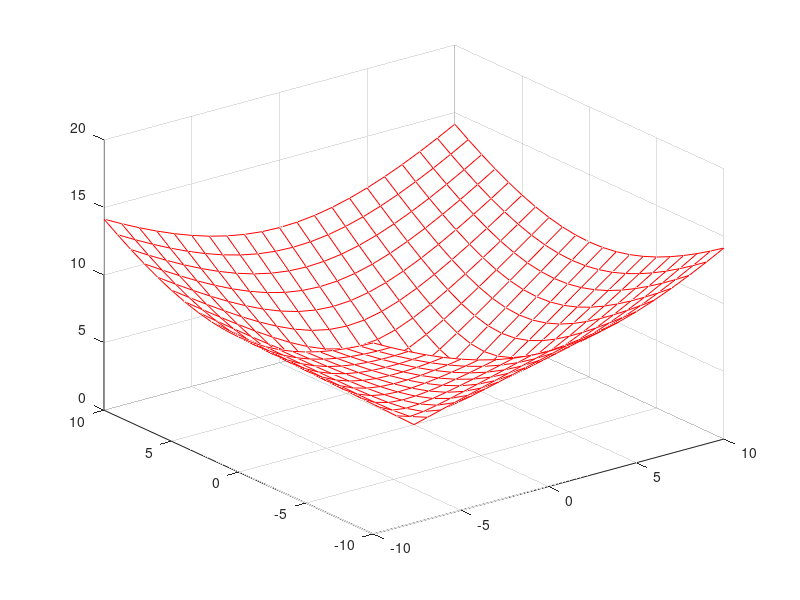

MATLAB code to generate this figure:
%p5-52 of Matlab manual

%X=linspace(-1,1,10);
%Y=linspace(-1,1,10);

%X=[1 2 3 4]
%Y=[1 4 9 16] 

  [X,Y]= meshgrid(-10:1:10);

R=sqrt(X.^2 + Y.^2);
%Z = sin(R)./R;
Z = R;


 % plot3(X,Y,Z)
   mesh(X,Y,Z,'EdgeColor','red')
